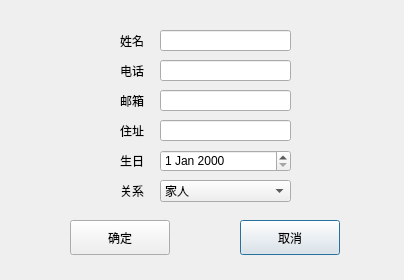
<?xml version="1.0" encoding="UTF-8"?>
<ui version="4.0">
 <class>AddContact</class>
 <widget class="QDialog" name="AddContact">
  <property name="geometry">
   <rect>
    <x>0</x>
    <y>0</y>
    <width>404</width>
    <height>280</height>
   </rect>
  </property>
  <property name="windowTitle">
   <string>添加/修改联系人</string>
  </property>
  <widget class="QPushButton" name="cancel">
   <property name="geometry">
    <rect>
     <x>240</x>
     <y>220</y>
     <width>100</width>
     <height>35</height>
    </rect>
   </property>
   <property name="text">
    <string>取消</string>
   </property>
  </widget>
  <widget class="QLabel" name="label">
   <property name="geometry">
    <rect>
     <x>120</x>
     <y>30</y>
     <width>58</width>
     <height>22</height>
    </rect>
   </property>
   <property name="text">
    <string>姓名</string>
   </property>
  </widget>
  <widget class="QLabel" name="label_2">
   <property name="geometry">
    <rect>
     <x>120</x>
     <y>60</y>
     <width>58</width>
     <height>22</height>
    </rect>
   </property>
   <property name="text">
    <string>电话</string>
   </property>
  </widget>
  <widget class="QDateEdit" name="birthDateEdit">
   <property name="geometry">
    <rect>
     <x>160</x>
     <y>150</y>
     <width>131</width>
     <height>22</height>
    </rect>
   </property>
  </widget>
  <widget class="QLabel" name="label_3">
   <property name="geometry">
    <rect>
     <x>120</x>
     <y>90</y>
     <width>58</width>
     <height>22</height>
    </rect>
   </property>
   <property name="text">
    <string>邮箱</string>
   </property>
  </widget>
  <widget class="QLabel" name="label_4">
   <property name="geometry">
    <rect>
     <x>120</x>
     <y>120</y>
     <width>58</width>
     <height>22</height>
    </rect>
   </property>
   <property name="text">
    <string>住址</string>
   </property>
  </widget>
  <widget class="QLabel" name="label_5">
   <property name="geometry">
    <rect>
     <x>120</x>
     <y>150</y>
     <width>58</width>
     <height>22</height>
    </rect>
   </property>
   <property name="text">
    <string>生日</string>
   </property>
  </widget>
  <widget class="QLabel" name="label_6">
   <property name="geometry">
    <rect>
     <x>120</x>
     <y>180</y>
     <width>58</width>
     <height>22</height>
    </rect>
   </property>
   <property name="text">
    <string>关系</string>
   </property>
  </widget>
  <widget class="QComboBox" name="typeComboBox">
   <property name="geometry">
    <rect>
     <x>160</x>
     <y>180</y>
     <width>131</width>
     <height>22</height>
    </rect>
   </property>
   <item>
    <property name="text">
     <string>家人</string>
    </property>
   </item>
   <item>
    <property name="text">
     <string>爱人</string>
    </property>
   </item>
   <item>
    <property name="text">
     <string>朋友</string>
    </property>
   </item>
   <item>
    <property name="text">
     <string>同学</string>
    </property>
   </item>
   <item>
    <property name="text">
     <string>同事</string>
    </property>
   </item>
   <item>
    <property name="text">
     <string>老师</string>
    </property>
   </item>
  </widget>
  <widget class="QLineEdit" name="nameEdit">
   <property name="geometry">
    <rect>
     <x>160</x>
     <y>30</y>
     <width>131</width>
     <height>21</height>
    </rect>
   </property>
  </widget>
  <widget class="QLineEdit" name="numberEdit">
   <property name="geometry">
    <rect>
     <x>160</x>
     <y>60</y>
     <width>131</width>
     <height>21</height>
    </rect>
   </property>
  </widget>
  <widget class="QLineEdit" name="emailEdit">
   <property name="geometry">
    <rect>
     <x>160</x>
     <y>90</y>
     <width>131</width>
     <height>21</height>
    </rect>
   </property>
  </widget>
  <widget class="QLineEdit" name="homeEdit">
   <property name="geometry">
    <rect>
     <x>160</x>
     <y>120</y>
     <width>131</width>
     <height>21</height>
    </rect>
   </property>
  </widget>
  <widget class="QPushButton" name="comfirm">
   <property name="geometry">
    <rect>
     <x>70</x>
     <y>220</y>
     <width>100</width>
     <height>35</height>
    </rect>
   </property>
   <property name="text">
    <string>确定</string>
   </property>
  </widget>
 </widget>
 <resources/>
 <connections/>
</ui>
